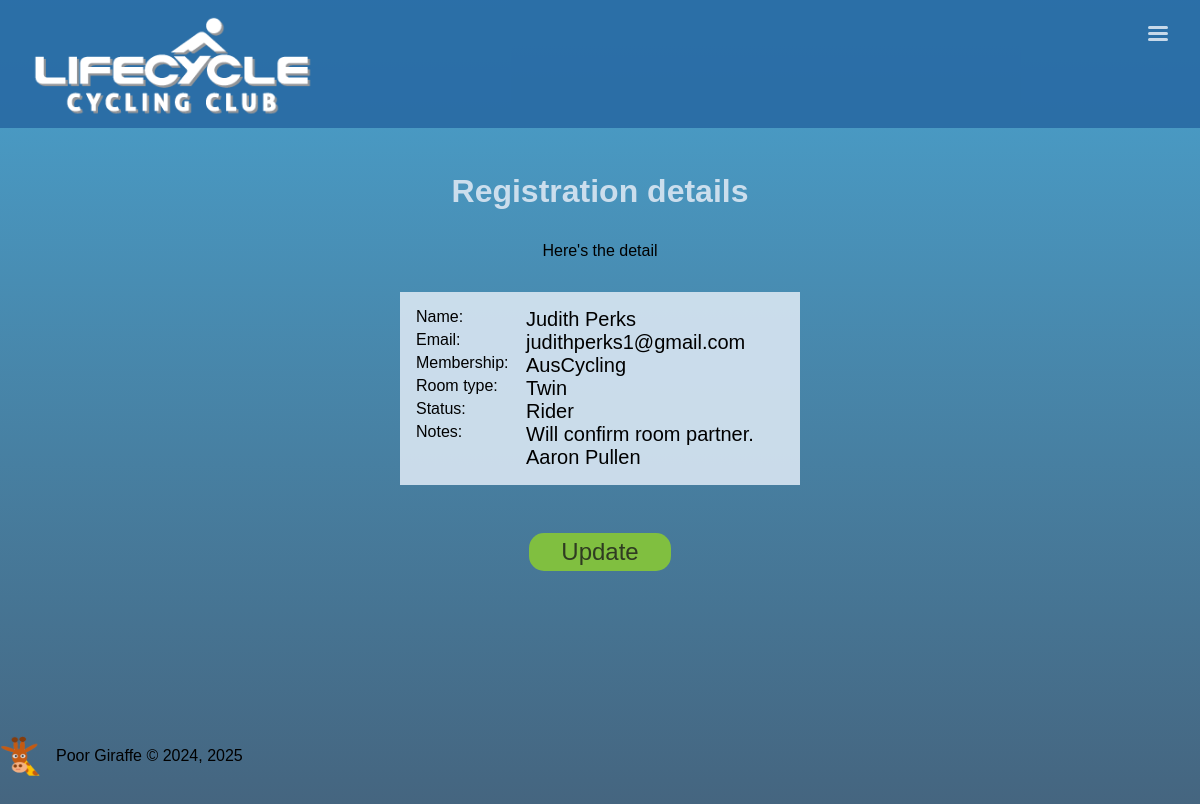
/registrations/71/, run on the app's committed database.
### book/models.py (models this page shows, shortened)
class Registration(models.Model):
	name = models.CharField(max_length=30)
	email = models.EmailField()
	membership = models.ForeignKey(Membership, on_delete=models.CASCADE, null=True)
	status = models.ForeignKey(Status, on_delete=models.CASCADE)
	room = models.ForeignKey(RoomType, on_delete=models.CASCADE)
	notes = models.CharField(max_length=100, blank=True, null=True)
	regdate = models.DateField(auto_now_add = True, blank=True, null=True)

class Membership(models.Model):
	membership = models.CharField(max_length=30)
	code = models.CharField(max_length=3)
	def __str__(self):
		return self.membership

class RoomType(models.Model):
	description = models.CharField(max_length=20)
	supplement = models.IntegerField()
	amount = models.DecimalField(max_digits=6, decimal_places=2, blank=True, null=True)
	includes = models.CharField(max_length=200, blank=True, null=True)
	def __str__(self):
		return self.description

class Status(models.Model):
	status = models.CharField(max_length=20)
	def __str__(self):
		return self.status

### book/views.py (the view)
# urls.py: path('registrations/<int:pk>/', registration, name='registration'),
def registration(request, pk):
	registration = get_object_or_404(Registration, id = pk)
	context = {
		'registration': registration,
	}
	return render(request, 'registration.html', context)

### book/template/registration.html (shortened to what this page needs)
{% extends 'base.html' %}
{% load static %}
{% block main %}
	<main>
		<h1>Registration details</h1>
		<p>Here's the detail</p>
		<div class='confirm'>
			<p>Name: <span>{{ registration.name }}</span></p>
			<p>Email: <span>{{ registration.email }}</span></p>
			<p>Membership: <span>{{ registration.membership }}</span></p>
			<p>Room type: <span>{{ registration.room }}</span></p>
			<p>Status: <span>{{ registration.status }}</span></p>
			<p>Notes: <span>{{ registration.notes }}</span></p>
		</div>
		<a href="{% url 'update' registration.id %}"><button>Update</button></a>
	</main>
{% endblock %}

### book/static/base_style.css (style rules this page uses)
:root { --clr-background: linear-gradient(hsl(200, 58%, 50%, 0.9), hsl(210, 58%, 20%, 0.8)); --clr-card: hsl(200, 60%, 55%, 0.9); --clr-nav: hsl(208, 60%, 40%, 0.9); --clr-green: hsl(90, 50%, 50%); --clr-red: hsl(0, 90%, 50%); --clr-blue: hsl(208, 90%, 45%, 0.9); --clr-yellow: hsl(70, 90%, 50%, 0.9); --clr-white: hsl(208, 50%, 90%, 0.9); --clr-black: hsl(0, 0%, 10%, 0.8); --clr-shadow: hsl(200, 50%, 100%, 0.5); --clr-border: hsl(0, 0%, 100%); }
*, *::before, *::after { box-sizing: border-box; }
a { text-decoration: none; color: inherit; }
* { margin: 0; padding: 0; }
html { font-size: clamp(14px, 2vw, 16px); }
body { width: 100vw; min-height: 100vh; background: var(--clr-background); font-family: Arial, san-serif, HankenGrotesk; font-weight: 300; }
main { width: 100vw; min-height: 60vh; margin: 8rem auto; display: flex; gap: 0rem; flex-direction: column; align-items: center; justify-content: center; }
p { max-width: 50ch; }
h1 { color: var(--clr-white); margin-top: 0.5rem; }
@media (min-width: 660px) { body { font-size: 16px; } }
@media (min-width: 660px) { main { width: clamp(400px, 90vw, 812px); min-height: 60vh; margin: 8rem auto; display: flex; gap: 2rem; flex-direction: column; align-items: center; justify-content: center; } }

### book/static/style.css (style rules this page uses)
.confirm { width: clamp(360px, 95vw, 400px); background: var(--clr-white); padding: 1rem; }
.confirm p { display: grid; grid-template-columns: 110px 1fr; }
.confirm p span { font-size: 1.25rem; }
button { width: 100%; margin: 1rem 0 0 0; padding: 5px 2rem; border: none; border-radius: 15px; font-size: 1.5rem; color: var(--clr-black); background: var(--clr-green); cursor: pointer; }

### data on the page
Registration: name "Judith Perks", email "judithperks1@gmail.com", membership "AusCycling", room "Twin", status "Rider", notes "Will confirm room partner. Aaron Pullen"
